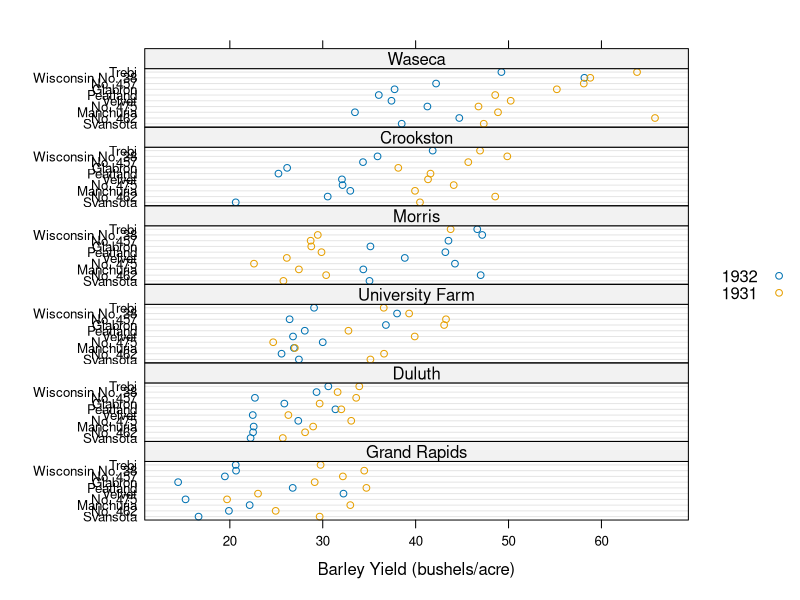
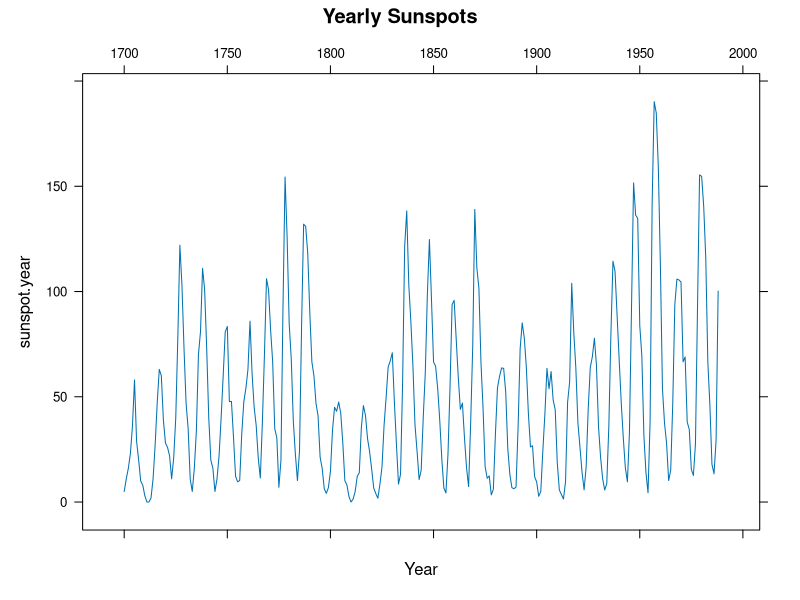
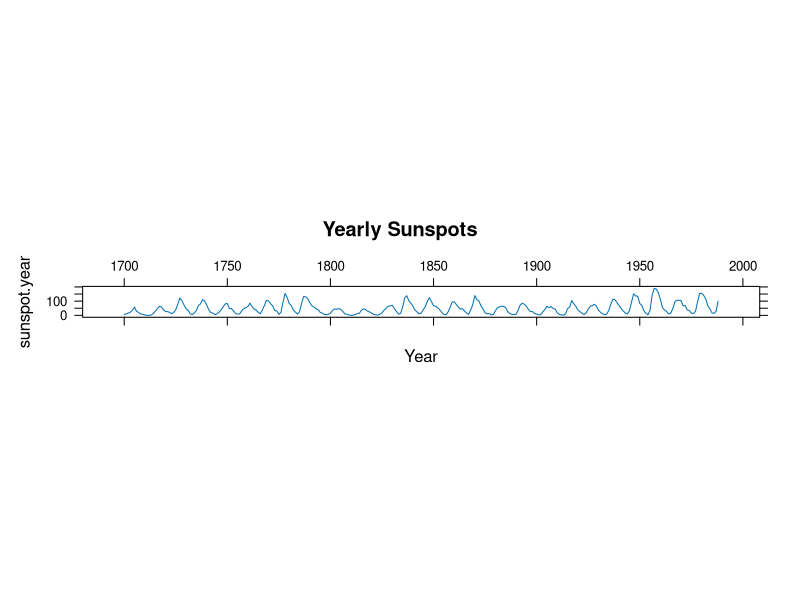
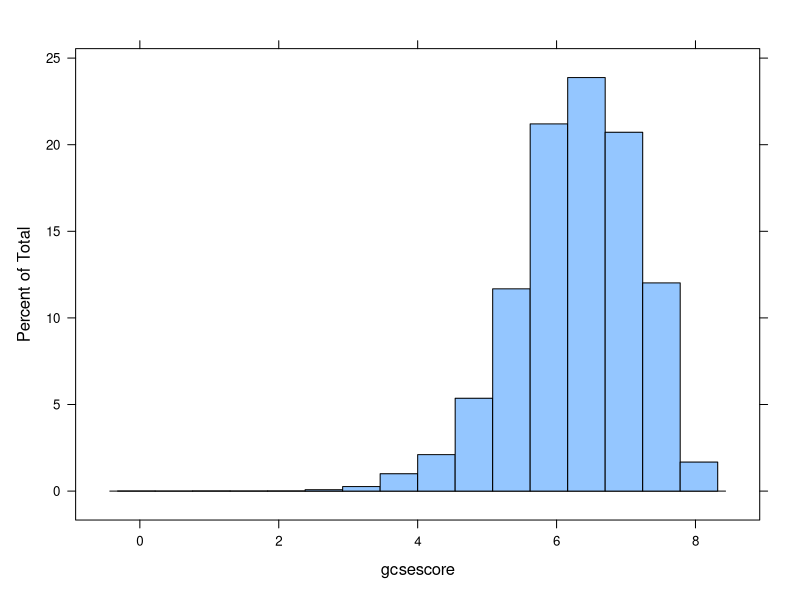
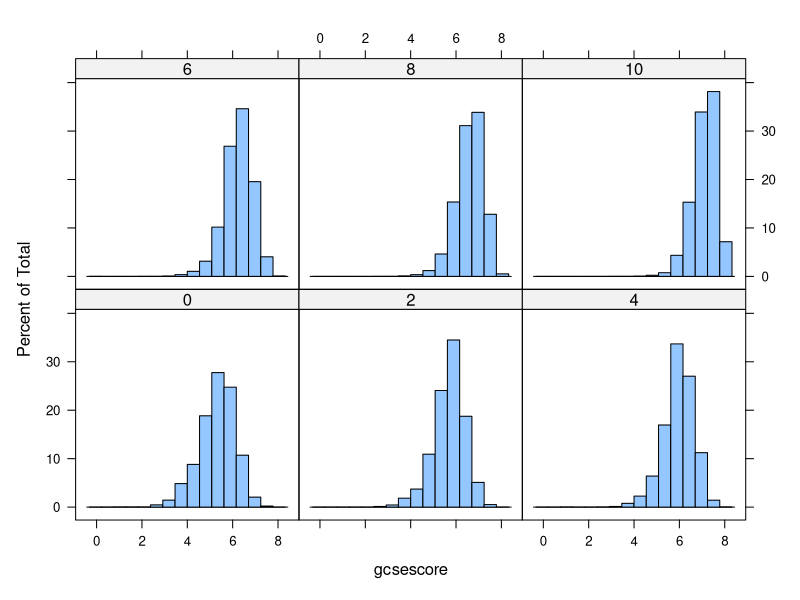
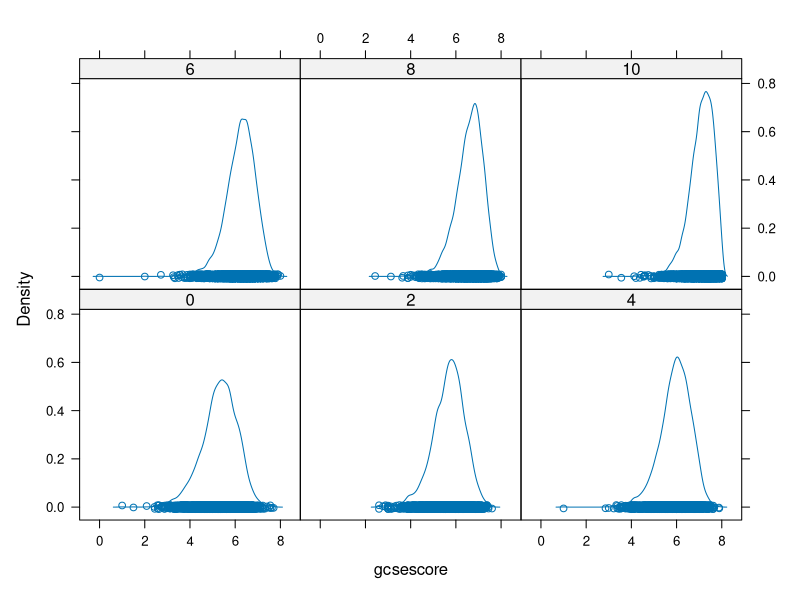
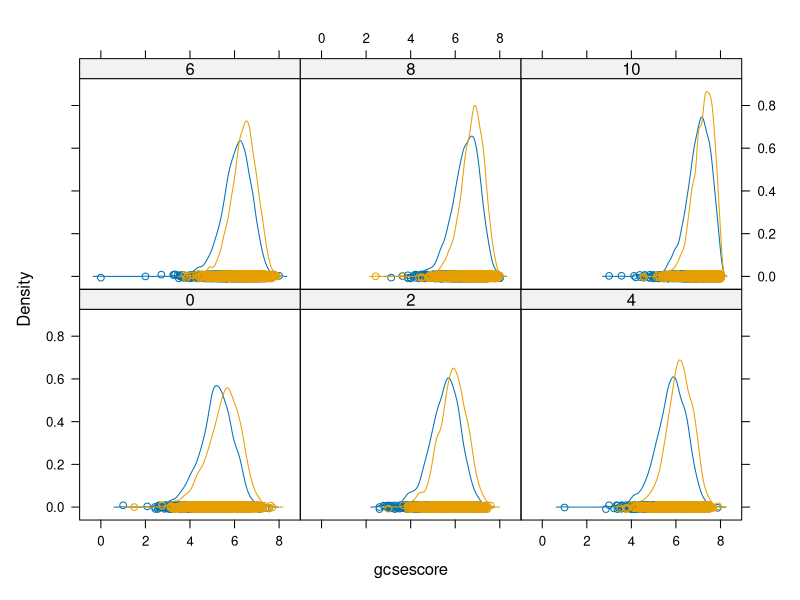
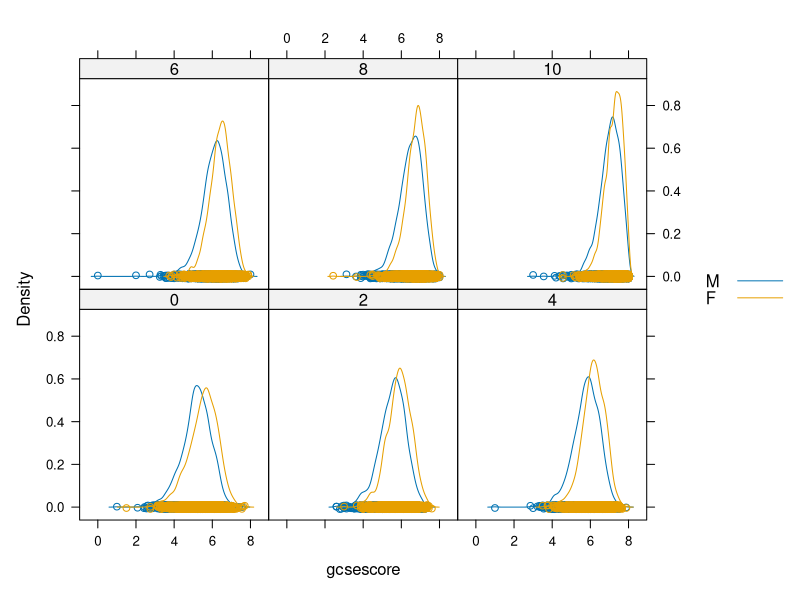

Recreate these plots in R, in order.
## Lattice allows easy visualization of many variables
options(width=60)
library(lattice)
dotplot(variety ~ yield | site, data = barley, groups = year,auto.key=list(space="right"),layout=c(1,6),xlab = "Barley Yield (bushels/acre)")

## Aspect ratio in scatterplots is important
xyplot(sunspot.year~1700:1988,xlab="Year",type="l",scales=list(x=list(alternating=2)),main = "Yearly Sunspots")

## Lattice also automatically calculates aspect ratio for optimal decoding
xyplot(sunspot.year~1700:1988,xlab="Year",type="l",scales=list(x=list(alternating=2)),main = "Yearly Sunspots",aspect="xy")

## Load a data set
data(Chem97,package="mlmRev")
head(Chem97)

## Simple histogram
histogram(~gcsescore,Chem97)

## Histograms conditional on a categorical variable
histogram(~gcsescore|factor(score),Chem97)

## Conditioned plots of kernel density estimates
densityplot(~gcsescore|factor(score),Chem97)

## Conditioned and grouped density plots
densityplot(~gcsescore|factor(score),Chem97,groups=gender)

## Add a legend with the auto.key argument
densityplot(~gcsescore|factor(score),Chem97,groups=gender,auto.key=list())

## Hide the actual points with the plot.points argument
densityplot(~gcsescore|factor(score),Chem97,groups=gender,auto.key=list(),plot.points=FALSE)

## Legend layout with the columns argument
densityplot(~gcsescore|factor(score),Chem97,groups=gender,auto.key=list(columns=2),plot.points=FALSE)

## Legend positioning with the space argument
densityplot(~gcsescore|factor(score),Chem97,groups=gender,auto.key=list(columns=2,space="bottom"),plot.points=FALSE)

## Show all default settings
show.settings()

## Show settings good for printout
show.settings(standard.theme(color=FALSE))

## Change the settings
br <- simpleTheme(col=c("black","red"))
show.settings(br)

## Change group colors with par.settings
densityplot(~gcsescore|factor(score),Chem97,groups=gender,auto.key=list(columns=2,space="bottom"),par.settings=br)

## Load a tabular data set
print(VADeaths)

## Convert to data frame to work with lattice
vad <- as.data.frame.table(VADeaths)
names(vad) <- c("age","demographic","deaths")
head(vad)

## Plot using bars
barchart(age~deaths|demographic,vad)

## Set the bar origin to 0 (less confusing)
barchart(age~deaths|demographic,vad,origin=0)

## Arrange the plots vertically to facilitate comparison
barchart(age~deaths|demographic,vad,layout=c(1,4),origin=0)

## Dotplots also work well for these data
dotplot(age~deaths|demographic,vad,layout=c(1,4))

## Connect the dots with the "o" type
dotplot(age~deaths|demographic,vad,layout=c(1,4),type="o")

## Use grouping instead of conditioning to facilitate comparison
dotplot(age~deaths,vad,groups=demographic)

## Plots can be saved as R objects
dots <- dotplot(age~deaths,vad,groups=demographic)
dots

## Saved plots can be updated later
dots2 <- update(dots,type="o")
dots2

## Add a confusing legend ... how to label better?
update(dots2,auto.key=list())

## Load some earthquake measurements
data(Earthquake,package="nlme")
head(Earthquake)

## Scatterplot with xyplot
xyplot(accel~distance,Earthquake)

## Log scales with scales argument
xyplot(accel~distance,Earthquake,scales=list(log=TRUE))

## Type "p" is the default
xyplot(accel~distance,Earthquake,scales=list(log=TRUE),type=c("p"))

## Type "g" adds a grid
xyplot(accel~distance,Earthquake,scales=list(log=TRUE),type=c("p","g"))

## Type "smooth" adds a smooth line
xyplot(accel~distance,Earthquake,scales=list(log=TRUE),type=c("p","g","smooth"))

## Add some labels
xyplot(accel~distance,Earthquake,scales=list(log=TRUE),type=c("p","g","smooth"),xlab="Distance from epicenter (km)",ylab="Maximum horizontal acceleration (g)",main="Larger quakes are felt closer to the epicenter",sub="Data on log scale")

## Make some 3d data
x <- seq(pi/4, 5 * pi, length.out = 100)
y <- seq(pi/4, 5 * pi, length.out = 100)
r <- as.vector(sqrt(outer(x^2, y^2, "+")))
grid <- expand.grid(x=x, y=y)
grid$z <- cos(r^2) * exp(-r/(pi^3))
head(grid)

## Plot 3 continuous variables using color
levelplot(z~x*y,grid)

## Use a different color scale
my.colors <- sapply(0:100,function(l)hcl(l=l))
levelplot(z~x*y,grid,col.regions=my.colors)

## Data in matrix form of volcano heights
dim(volcano)
print(volcano[1:5,1:5])

## Plot volcano elevations in a matrix using color
levelplot(volcano,col.regions=my.colors)

## Use 3d wireframe plots
wireframe(volcano,drape=TRUE,col.regions=my.colors)

## Combine plots using latticeExtra
library(latticeExtra)
both <- c(wireframe(volcano,drape=TRUE),levelplot(volcano))
both

## Globally change the plot parameters
trellis.par.set(regions=list(col=my.colors))
both

## Box and whisker plots
bwplot(gcsescore~gender|factor(score),Chem97,layout=c(6,1))

## Compare the distribution (sample quantiles) of 2 variables
qq(gender~gcsescore|factor(score),Chem97)

## Force aspect ratio to be equal
qq(gender~gcsescore|factor(score),Chem97,aspect=1)

## Determine the normality of a variable
qqmath(~gcsescore,Chem97,groups=gender,auto.key=list(space="right"))

## Only plot 100 probability points (faster)
qqmath(~gcsescore,Chem97,groups=gender,auto.key=list(space="right"),f.value=ppoints(100))

## Use lines instead of points ... legend?
qqmath(~gcsescore,Chem97,groups=gender,auto.key=list(space="right"),f.value=ppoints(100),type="l")

## Change legend appearance
qqmath(~gcsescore,Chem97,groups=gender,auto.key=list(lines=TRUE,points=FALSE,space="right"),f.value=ppoints(100),type="l")

## Longitudinal data
data(BodyWeight,package="nlme")
head(BodyWeight)

## Even more confusing legend
xyplot(weight~Time|Diet,BodyWeight,groups=Rat,type='l',layout=c(3,1),auto.key=list(space="right"))
